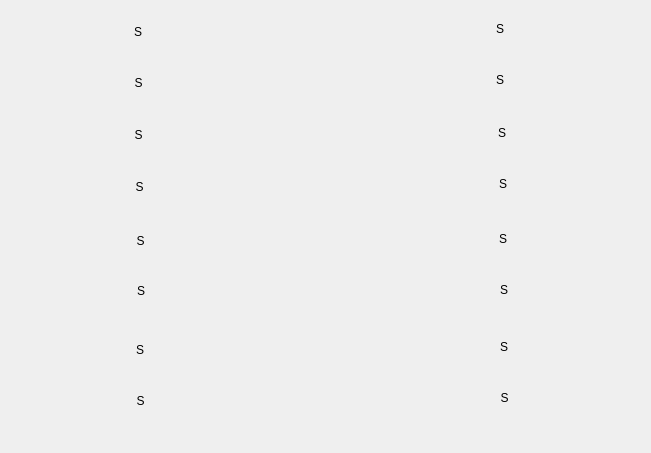
<?xml version="1.0" encoding="UTF-8"?>
<ui version="4.0">
 <class>StorageMap</class>
 <widget class="QWidget" name="StorageMap">
  <property name="geometry">
   <rect>
    <x>0</x>
    <y>0</y>
    <width>651</width>
    <height>453</height>
   </rect>
  </property>
  <property name="windowTitle">
   <string>Map</string>
  </property>
  <property name="styleSheet">
   <string notr="true">image: url(./map.png)
</string>
  </property>
  <widget class="QPushButton" name="pushButton">
   <property name="geometry">
    <rect>
     <x>12</x>
     <y>13</y>
     <width>252</width>
     <height>38</height>
    </rect>
   </property>
   <property name="styleSheet">
    <string notr="true"/>
   </property>
   <property name="text">
    <string>S</string>
   </property>
   <property name="flat">
    <bool>true</bool>
   </property>
  </widget>
  <widget class="QPushButton" name="pushButton_2">
   <property name="geometry">
    <rect>
     <x>13</x>
     <y>62</y>
     <width>251</width>
     <height>42</height>
    </rect>
   </property>
   <property name="text">
    <string>S</string>
   </property>
   <property name="flat">
    <bool>true</bool>
   </property>
  </widget>
  <widget class="QPushButton" name="pushButton_3">
   <property name="geometry">
    <rect>
     <x>13</x>
     <y>116</y>
     <width>251</width>
     <height>38</height>
    </rect>
   </property>
   <property name="text">
    <string>S</string>
   </property>
   <property name="flat">
    <bool>true</bool>
   </property>
  </widget>
  <widget class="QPushButton" name="pushButton_4">
   <property name="geometry">
    <rect>
     <x>14</x>
     <y>166</y>
     <width>251</width>
     <height>41</height>
    </rect>
   </property>
   <property name="styleSheet">
    <string notr="true"/>
   </property>
   <property name="text">
    <string>S</string>
   </property>
   <property name="flat">
    <bool>true</bool>
   </property>
  </widget>
  <widget class="QPushButton" name="pushButton_5">
   <property name="geometry">
    <rect>
     <x>15</x>
     <y>222</y>
     <width>251</width>
     <height>37</height>
    </rect>
   </property>
   <property name="text">
    <string>S</string>
   </property>
   <property name="flat">
    <bool>true</bool>
   </property>
  </widget>
  <widget class="QPushButton" name="pushButton_6">
   <property name="geometry">
    <rect>
     <x>15</x>
     <y>270</y>
     <width>252</width>
     <height>42</height>
    </rect>
   </property>
   <property name="text">
    <string>S</string>
   </property>
   <property name="flat">
    <bool>true</bool>
   </property>
  </widget>
  <widget class="QPushButton" name="pushButton_7">
   <property name="geometry">
    <rect>
     <x>14</x>
     <y>331</y>
     <width>252</width>
     <height>37</height>
    </rect>
   </property>
   <property name="text">
    <string>S</string>
   </property>
   <property name="flat">
    <bool>true</bool>
   </property>
  </widget>
  <widget class="QPushButton" name="pushButton_8">
   <property name="geometry">
    <rect>
     <x>14</x>
     <y>380</y>
     <width>253</width>
     <height>41</height>
    </rect>
   </property>
   <property name="text">
    <string>S</string>
   </property>
   <property name="flat">
    <bool>true</bool>
   </property>
  </widget>
  <widget class="QPushButton" name="pushButton_9">
   <property name="geometry">
    <rect>
     <x>374</x>
     <y>9</y>
     <width>252</width>
     <height>39</height>
    </rect>
   </property>
   <property name="text">
    <string>S</string>
   </property>
   <property name="flat">
    <bool>true</bool>
   </property>
  </widget>
  <widget class="QPushButton" name="pushButton_10">
   <property name="geometry">
    <rect>
     <x>373</x>
     <y>59</y>
     <width>254</width>
     <height>42</height>
    </rect>
   </property>
   <property name="text">
    <string>S</string>
   </property>
   <property name="flat">
    <bool>true</bool>
   </property>
  </widget>
  <widget class="QPushButton" name="pushButton_11">
   <property name="geometry">
    <rect>
     <x>376</x>
     <y>114</y>
     <width>252</width>
     <height>38</height>
    </rect>
   </property>
   <property name="text">
    <string>S</string>
   </property>
   <property name="flat">
    <bool>true</bool>
   </property>
  </widget>
  <widget class="QPushButton" name="pushButton_12">
   <property name="geometry">
    <rect>
     <x>377</x>
     <y>163</y>
     <width>252</width>
     <height>42</height>
    </rect>
   </property>
   <property name="text">
    <string>S</string>
   </property>
   <property name="flat">
    <bool>true</bool>
   </property>
  </widget>
  <widget class="QPushButton" name="pushButton_13">
   <property name="geometry">
    <rect>
     <x>377</x>
     <y>220</y>
     <width>252</width>
     <height>38</height>
    </rect>
   </property>
   <property name="text">
    <string>S</string>
   </property>
   <property name="flat">
    <bool>true</bool>
   </property>
  </widget>
  <widget class="QPushButton" name="pushButton_14">
   <property name="geometry">
    <rect>
     <x>378</x>
     <y>269</y>
     <width>252</width>
     <height>41</height>
    </rect>
   </property>
   <property name="text">
    <string>S</string>
   </property>
   <property name="flat">
    <bool>true</bool>
   </property>
  </widget>
  <widget class="QPushButton" name="pushButton_15">
   <property name="geometry">
    <rect>
     <x>378</x>
     <y>328</y>
     <width>252</width>
     <height>37</height>
    </rect>
   </property>
   <property name="text">
    <string>S</string>
   </property>
   <property name="flat">
    <bool>true</bool>
   </property>
  </widget>
  <widget class="QPushButton" name="pushButton_16">
   <property name="geometry">
    <rect>
     <x>379</x>
     <y>377</y>
     <width>251</width>
     <height>41</height>
    </rect>
   </property>
   <property name="autoFillBackground">
    <bool>false</bool>
   </property>
   <property name="text">
    <string>S</string>
   </property>
   <property name="flat">
    <bool>true</bool>
   </property>
  </widget>
 </widget>
 <resources/>
 <connections/>
</ui>
